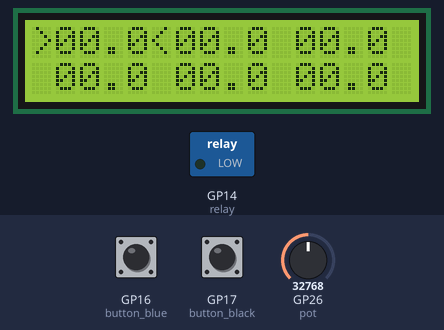
The program below on a simulated Raspberry Pi Pico running MicroPython. Parts: 16×2 character LCD, switched loads named in the program (green lamp = pin HIGH). Inputs (shaded band) come from the test bench; at power-on: GP16 (button_blue) LOW, GP17 (button_black) LOW, GP26 (pot) = 32768 (analog values on the 0–65535 scale). Library files of the repository ran but are not shown: pico_i2c_lcd.py; what the program prints to the serial console is not drawn.

Above: at 1.2 s.
1.3 s: GP16 (button_blue) pulled HIGH for 0.15 s
At 2.2 s:
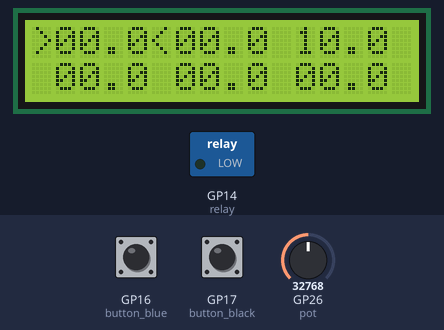
Timing chart, 0 to 4.3 s (numbered marks = the images above; inputs shaded):
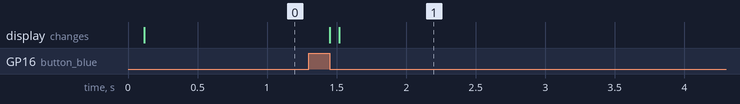

Measured:
- after the input at 1.3 s, the display: first changes after 0.15 s (image 1 shows a later state)

The program:

old.py
```python
from time import sleep
import time
from machine import  Pin, ADC, I2C, Timer
from pico_i2c_lcd import I2cLcd

i2c = I2C(0, sda=Pin(0), scl=Pin(1), freq=400000)

I2C_ADDR = i2c.scan()[0]
LCD = I2cLcd(i2c, I2C_ADDR, 2, 16)

N_SLOTS = 6
PIN_RED = 18
PIN_BLUE = 16
PIN_BLACK = 17
PIN_DIAL = 26
PIN_RELAY = 14

positions = [
    [1,0],
    [6,0],
    [11,0],
    [1,1],
    [6,1],
    [11,1]
]

exposure_values = [
    0.0,
    0.0,
    0.0,
    0.0,
    0.0,
    0.0
]

pot = ADC(Pin(PIN_DIAL))
#button_red =   Pin(PIN_RED,   Pin.IN, Pin.PULL_UP)
button_blue =  Pin(PIN_BLUE,  Pin.IN, Pin.PULL_DOWN)
button_black = Pin(PIN_BLACK, Pin.IN, Pin.PULL_DOWN)
relay = Pin(PIN_RELAY, Pin.OUT, value=0)

def display_exposure_values(vals):
    LCD.clear()
    exp_vals = sorted(vals)[::-1]

    for pos, val in zip(positions, exp_vals):

    #putstr = f""" {exp_vals[0]:.1f} {exp_vals[1]:.1f} {exp_vals[2]:.1f}\n {exp_vals[3]:.1f} {exp_vals[4]:.1f} {exp_vals[5]:.2f}"""
        LCD.move_to(*pos)
        LCD.putstr(f"00{val:.1f}"[-4:])
        print(exp_vals)

def display_single_value(slot, value):
    LCD.move_to(*positions[slot])
    LCD.putstr(f"00{value:.1f}"[-4:])

def transform_dial_value(input):
    return input / 65536.0

def get_exposure_value(input):
    return input * 20.0

def set_indicator(slot, state):
    if state:
        pos = positions[slot]
        LCD.move_to(pos[0]-1, pos[1])
        LCD.putstr(">")

        LCD.move_to(pos[0]+4, pos[1])
        LCD.putstr("<")
    else:
        pos = positions[slot]
        LCD.move_to(pos[0]-1, pos[1])
        LCD.putstr(" ")

        LCD.move_to(pos[0]+4, pos[1])
        LCD.putstr(" ")

def get_blue():
    return not bool(button_blue.value())

def get_black():
    return not bool(button_black.value())


blue_prev_value = get_blue()
adjust_mode = False
array_slot = 0
display_slot = 0
exposure_value = 0
prev_slot = -1
exposure_mode = False


while True:
    display_exposure_values(exposure_values)
    while not exposure_mode:
        #print("Not in exposure mode")
        sleep(.02)
        dial_value = transform_dial_value(pot.read_u16())
        # If blue button is newly pressed
        if (get_blue() and not blue_prev_value):
            adjust_mode = not adjust_mode
            print(f"Toggles adjust mode to {adjust_mode}")

            # When entering adjustmode
            if (adjust_mode):
                exposure_values[display_slot] = -1
            # When exiting adjustmode
            else:
                exposure_values = sorted(exposure_values)[::-1]
                exposure_values[-1] = exposure_value
                exposure_values = sorted(exposure_values)[::-1]

                display_exposure_values(exposure_values)

            print(exposure_values)

        if not adjust_mode:
            # Map display slot to integers
            display_slot = 5 - int(min((1-dial_value) * 6, 5))

            if (display_slot != prev_slot):
                set_indicator(prev_slot, False)
                set_indicator(display_slot, True)

            prev_slot = display_slot
        elif adjust_mode:
            exposure_value = get_exposure_value(transform_dial_value(pot.read_u16()))
            display_single_value(display_slot, exposure_value)

        if get_black():
            if adjust_mode:
                exposure_values = sorted(exposure_values)[::-1]
                exposure_values[-1] = exposure_value
                adjust_mode = False

            exposure_mode = True
            set_indicator(display_slot, False)
        blue_prev_value = get_blue()
        black_prev_value = get_black()

    ##### BEGIN EXPOSURES #####
    # Exposure_values

    exposure_values = sorted(exposure_values)[::-1]
    exposure_step = -1

    print("Begin Exposures:")
    print(exposure_values)

    set_indicator(0, True)

    while exposure_mode:
        #set_indicator(exposure_step + 1, True)
        if get_blue() and not blue_prev_value:
            exposure_step += 1

            if exposure_values[exposure_step] == 0:
                # Exposures are finished
                exposure_mode = False
                continue

            startMs = time.ticks_ms()
            endMs = startMs + 1000.0*(exposure_values[exposure_step] - exposure_values[exposure_step+1])

            relay.value(1)

            while time.ticks_ms() < endMs:
                continue

            relay.value(0)

            set_indicator(exposure_step, False)
            set_indicator(exposure_step+1, True)

        blue_prev_value = get_blue()
        black_prev_value = get_black()
```
